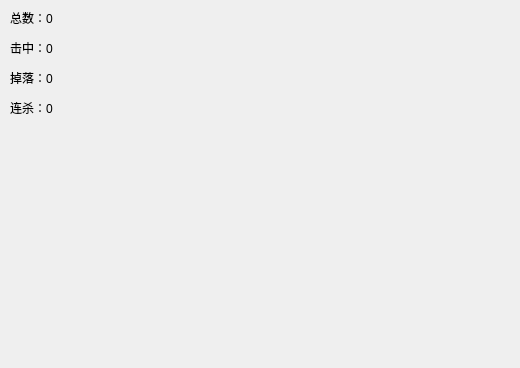
<?xml version="1.0" encoding="UTF-8"?>
<ui version="4.0">
 <class>Widget</class>
 <widget class="QWidget" name="Widget">
  <property name="geometry">
   <rect>
    <x>0</x>
    <y>0</y>
    <width>520</width>
    <height>368</height>
   </rect>
  </property>
  <property name="windowTitle">
   <string>drop</string>
  </property>
  <widget class="QLabel" name="labelall">
   <property name="geometry">
    <rect>
     <x>10</x>
     <y>10</y>
     <width>101</width>
     <height>16</height>
    </rect>
   </property>
   <property name="text">
    <string>总数：0</string>
   </property>
  </widget>
  <widget class="QLabel" name="labelhit">
   <property name="geometry">
    <rect>
     <x>10</x>
     <y>40</y>
     <width>101</width>
     <height>16</height>
    </rect>
   </property>
   <property name="text">
    <string>击中：0</string>
   </property>
  </widget>
  <widget class="QLabel" name="labeldrop">
   <property name="geometry">
    <rect>
     <x>10</x>
     <y>70</y>
     <width>101</width>
     <height>16</height>
    </rect>
   </property>
   <property name="text">
    <string>掉落：0</string>
   </property>
  </widget>
  <widget class="QLabel" name="labelcontinue">
   <property name="geometry">
    <rect>
     <x>10</x>
     <y>100</y>
     <width>101</width>
     <height>16</height>
    </rect>
   </property>
   <property name="text">
    <string>连杀：0</string>
   </property>
  </widget>
 </widget>
 <layoutdefault spacing="6" margin="11"/>
 <resources/>
 <connections/>
</ui>
